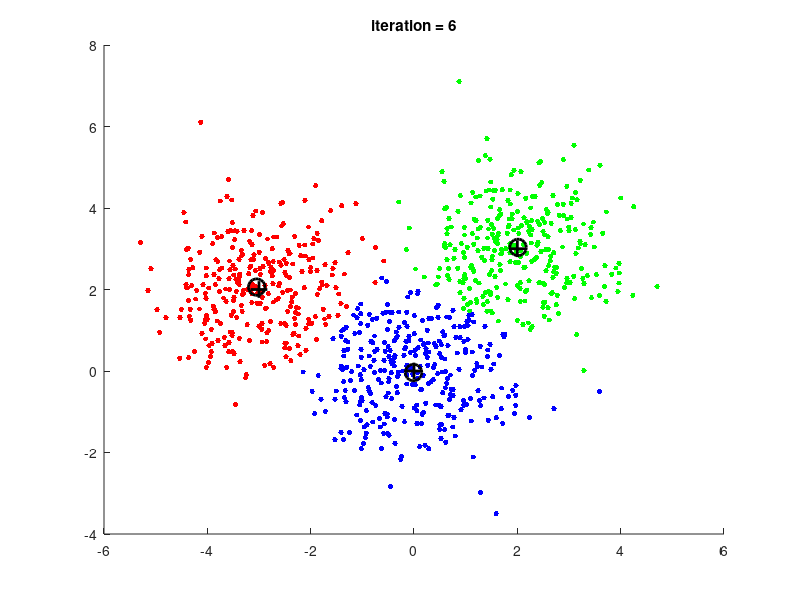

Source code (MATLAB):
% k-means algorithm
% make synthetic data
%
data0 = randn(300,2);
xc0 = [0 0; -3 2; 2 3];
%xc0 = [0 0; -2 2;];
% true cluster centers 
data = [ ...
[data0(:,1) + xc0(1,1), data0(:,2) + xc0(1,2)];...
[data0(:,1) + xc0(2,1), data0(:,2) + xc0(2,2)];...
[data0(:,1) + xc0(3,1), data0(:,2) + xc0(3,2)];...
];
%data = data0;

figure(1)
plot(data(:,1),data(:,2),'r.', 'MarkerSize',12), hold on
plot(xc0(:,1),xc0(:,2),'k+', 'MarkerSize',12,'LineWidth',2)
title('Data');
%
% number of points and dimensions of the data
[np,ndim] = size(data); 
% assume number of clusters
k = 3;
% choose trial centers of clusters
ind = randperm(np,k);
xc  = data(ind,:);
% initialize labels for data points
labels_cur = zeros(np, 1);
labels_prev = ones(np, 1);
% initialize distances between data points and cluster centroids
D = zeros(np,k);
it = 1;
% iterate to find correct centers
while ~isequal(labels_cur,labels_prev) % until labels don't change
    labels_prev=labels_cur; % update labels from previous step
    % calculate squared distances (metric) between data points and
    % trial cluster centers
    for i = 1:k
        D(:,i) = (data(:,1)-xc(i,1)).^2 + (data(:,2)-xc(i,2)).^2;
    end
    % find indices (labels) of points which have the minimum distances
    % to each of the cluster
    % in order to label data points which cluster they belong to
    [~,labels_cur] = min(D,[],2);
    % update trial cluster centers with the actual centeroids of the
    % corresponding set of points
    for i_clust = 1:k
        xc(i_clust,:) = mean(data(labels_cur==i_clust,:),1);
    end
    it = it+1 
    disp(it)
    % plot trial clusters marked with different color
    figure(1),clf
    hold on
    plot(data(:,1),data(:,2),'k.', 'MarkerSize',12)
    plot(data(labels_cur==1,1),data(labels_cur==1,2),'r.', 'MarkerSize',12)
    plot(data(labels_cur==2,1),data(labels_cur==2,2),'g.', 'MarkerSize',12)
    plot(data(labels_cur==3,1),data(labels_cur==3,2),'b.', 'MarkerSize',12)
    plot(xc(:,1),xc(:,2),'ko', 'MarkerSize',12,'LineWidth',2)
    plot(xc0(:,1),xc0(:,2),'k+', 'MarkerSize',12,'LineWidth',2)
    drawnow
    title(['iteration = ',num2str(it)])
    pause(0.5)
end


